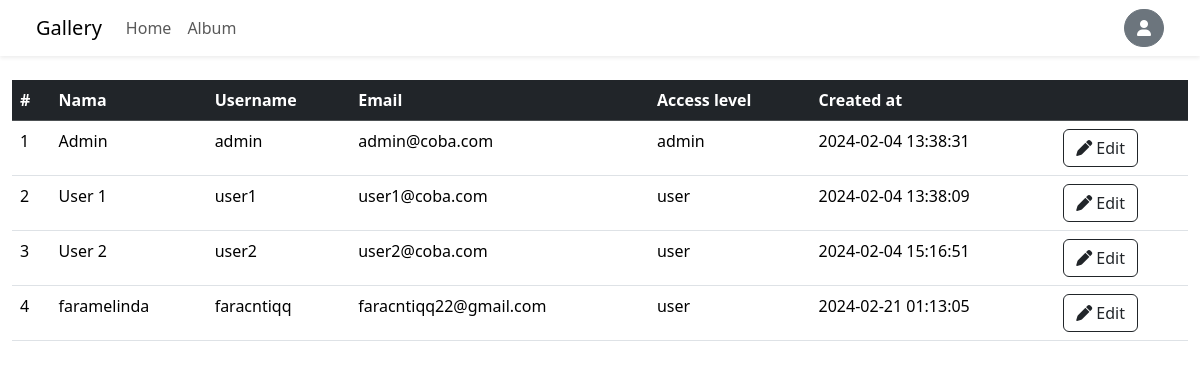
/galeri/admin/index.php (signed in), run on the app's committed database.
### tables this page shows
CREATE TABLE `users` (
  `user_id` int(11) NOT NULL,
  `name` varchar(50) NOT NULL,
  `username` varchar(50) NOT NULL,
  `password` varchar(255) NOT NULL,
  `email` varchar(100) NOT NULL,
  `access_level` varchar(50) NOT NULL,
  `created_at` timestamp NOT NULL DEFAULT current_timestamp() ON UPDATE current_timestamp()
);

### galeri/admin/index.php (the view, shortened to what this page needs)
<?php
require_once("database.php");
$sql = "SELECT * FROM users";
$users = $db->prepare($sql);
$users->execute();
?>
<!doctype html>
<html lang="en">
<head>
    <link href="https://cdn.jsdelivr.net/npm/bootstrap@5.3.2/dist/css/bootstrap.min.css" rel="stylesheet">
    <link rel="stylesheet" href="https://cdnjs.cloudflare.com/ajax/libs/font-awesome/6.0.0/css/all.min.css">
</head>
<body>
    <nav class="navbar navbar-expand-lg mb-4 px-4 shadow-sm">
        <div class="container-fluid">
            <a class="navbar-brand" href="#">Gallery</a>
            <div class="collapse navbar-collapse" id="navbarSupportedContent">
                <ul class="navbar-nav me-auto mb-2 mb-lg-0">
                    <li class="nav-item">
                        <a class="nav-link" aria-current="page" href="../index.php">Home</a>
                    </li>
                    <li class="nav-item">
                        <a class="nav-link" href="../album.php">Album</a>
                    </li>
                </ul>
                <div class="dropdown">
                    <button class="btn btn-secondary rounded-pill" type="button" data-bs-toggle="dropdown" aria-expanded="false">
                        <i class="fas fa-user"></i>
                    </button>
                </div>
            </div>
        </div>
    </nav>
    <div class="container-fluid">
        <table class="table">
            <thead class="table-dark">
                <tr>
                    <th scope="col">#</th>
                    <th scope="col">Nama</th>
                    <th scope="col">Username</th>
                    <th scope="col">Email</th>
                    <th scope="col">Access level</th>
                    <th scope="col">Created at</th>
                    <th scope="col"></th>
                </tr>
            </thead>
            <tbody>
                <?php $i = 0;
                foreach ($users as $user) {
                    $i++; ?>
                    <tr>
                        <td scope="col"><?php echo $i; ?></td>
                        <td scope="col"><?php echo $user["name"]; ?></td>
                        <td scope="col"><?php echo $user["username"]; ?></td>
                        <td scope="col"><?php echo $user["email"]; ?></td>
                        <td scope="col"><?php echo $user["access_level"]; ?></td>
                        <td scope="col"><?php echo $user["created_at"]; ?></td>
                        <td scope="col"><a class="btn btn-outline-dark" href="edit_user.php?id=<?php echo $user["user_id"]; ?>"><i class="fa-solid fa-pen"></i> Edit</a></td>
                    </tr>
                <?php } ?>
            </tbody>
        </table>
</body>
</html>

### data on the page
users: name "Admin", username "admin", email "admin@coba.com", access_level "admin", created_at "2024-02-04 13:38:31"
users: name "User 1", username "user1", email "user1@coba.com", access_level "user", created_at "2024-02-04 13:38:09"
users: name "User 2", username "user2", email "user2@coba.com", access_level "user", created_at "2024-02-04 15:16:51"
users: name "faramelinda", username "faracntiqq", email "faracntiqq22@gmail.com", access_level "user", created_at "2024-02-21 01:13:05"
